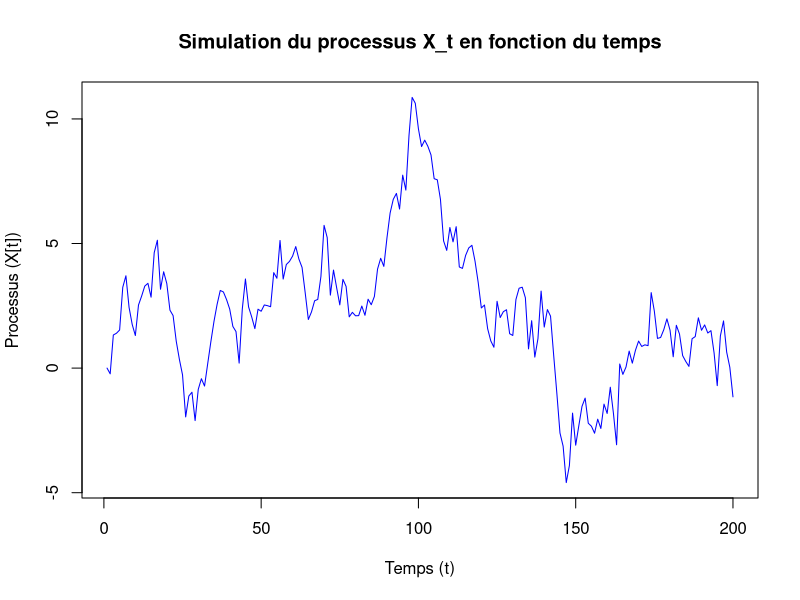
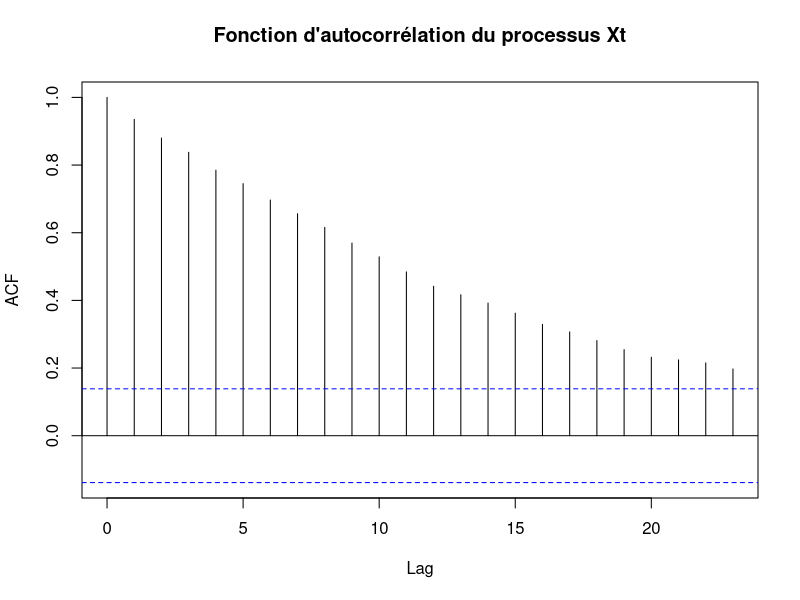
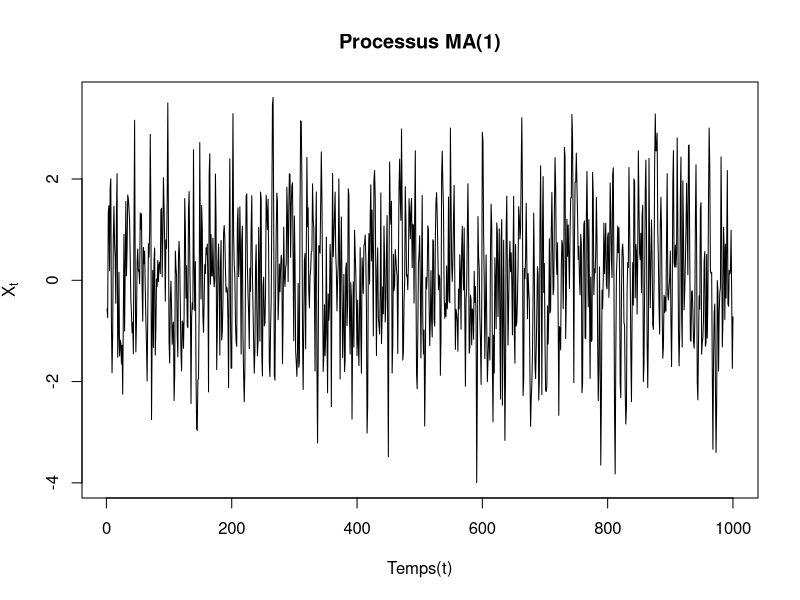
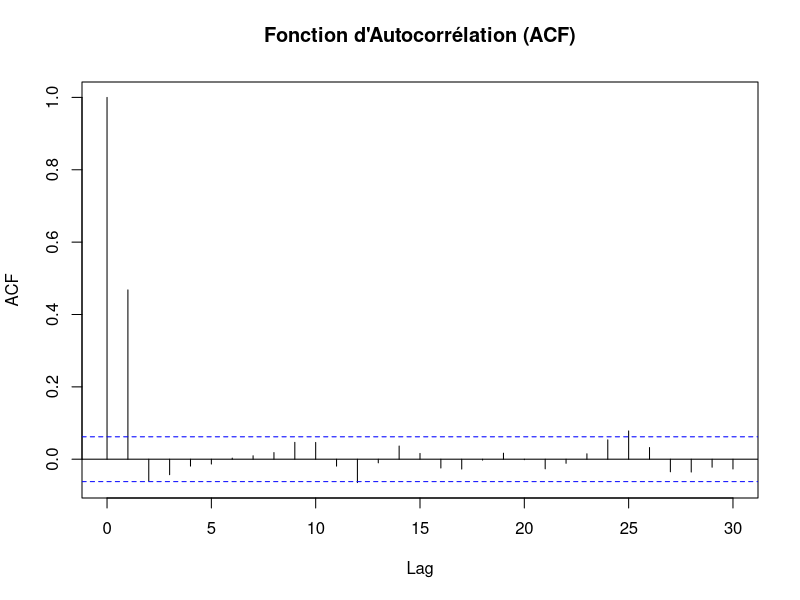
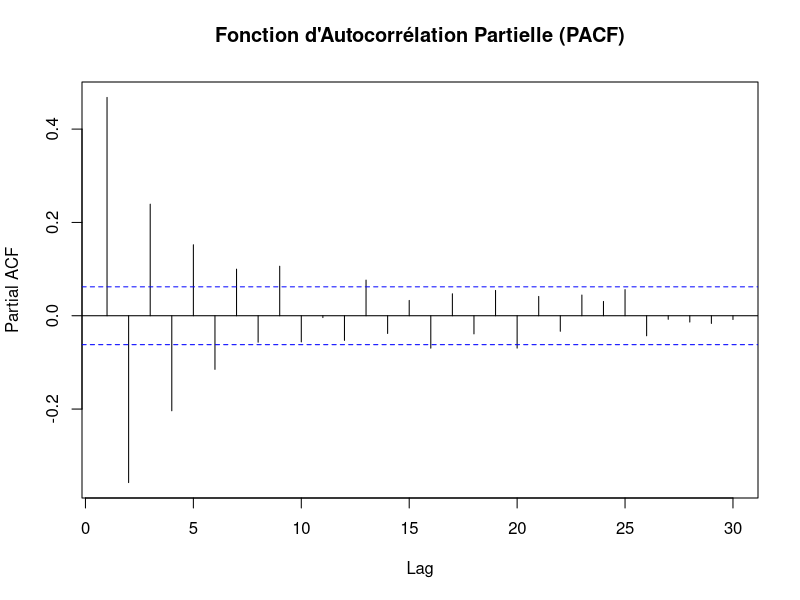
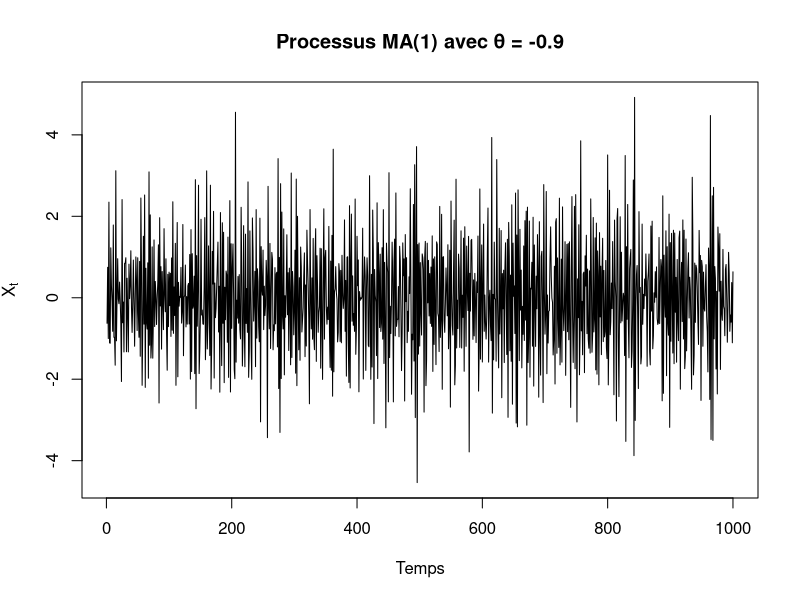
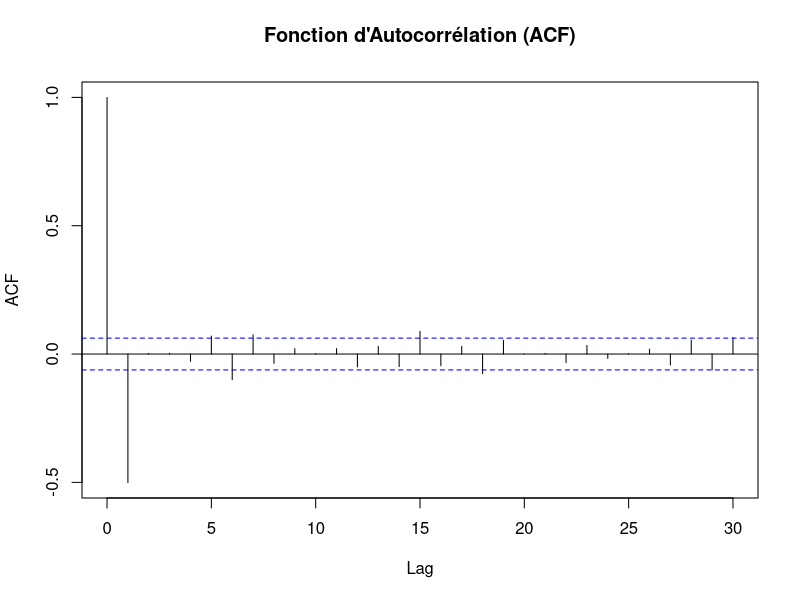
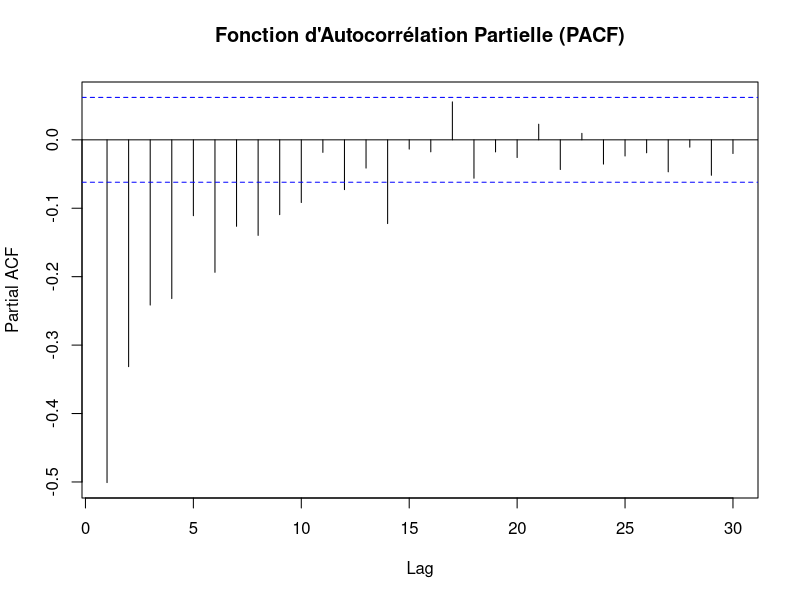

These charts were generated, in order, by the following R code:
## ---- chunk 1
# Charger les bibliothèques nécessaires
library(stats)
## ---- chunk 2
# Paramètres
n <- 200
sigma <- 1

# Initialisation du processus
Xt <- numeric(n)
Xt[1] <- 0  # X0 = 0

# Simulation du processus
set.seed(123)  # Pour la reproductibilité
epsilon <- rnorm(n, mean = 0, sd = sigma)

for (t in 2:n) {
  Xt[t] <- Xt[t - 1] + epsilon[t]
}
## ---- chunk 3
# Tracé du processus en fonction du temps
plot(Xt, type = "l", col = "blue", xlab = "Temps (t)", ylab = "Processus (X[t])", main = "Simulation du processus X_t en fonction du temps")

## ---- chunk 4
# Tracé de la fonction d'autocorrélation
acf(Xt, main = "Fonction d'autocorrélation du processus Xt")
## ---- chunk 5
# Paramètres
theta <- 0.9  # Coefficient MA(1)
n <- 1000     # Nombre d'observations

# Simuler un processus MA(1)
set.seed(123)  # Pour la reproductibilité
epsilon <- rnorm(n, mean = 0, sd = 1)  # Erreurs blanches

# Initialiser le vecteur Xt
Xt <- numeric(n)
# Boucle pour simuler le processus MA(1)
for (t in 1:n) {
  if (t == 1) {
    Xt[t] <- epsilon[t]  # Pour t = 1, pas d'ε_{t-1}
  } else {
    Xt[t] <- epsilon[t] + theta * epsilon[t - 1]  # Ajout de ε_t et θ * ε_{t-1}
  }
}

# Tracer le processus simulé
ts.plot(Xt, main = "Processus MA(1)", ylab = expression(X[t]), xlab = "Temps(t)", col='black', type='l')

## ---- chunk 6
# Tracer la fonction d'autocorrélation (ACF)
acf(Xt, main = "Fonction d'Autocorrélation (ACF)")

# Tracer la fonction d'autocorrélation partielle (PACF)
pacf(Xt, main = "Fonction d'Autocorrélation Partielle (PACF)")

## ---- chunk 7
# Paramètres
theta <- -0.9  # Coefficient MA(1)
n <- 1000      # Nombre d'observations

# Simuler un processus MA(1)
set.seed(1)  # Pour la reproductibilité
epsilon <- rnorm(n, mean = 0, sd = 1)  # Erreurs blanches

# Initialiser le vecteur Xt
Xt <- numeric(n)

# Boucle pour simuler le processus MA(1)
for (t in 1:n) {
  if (t == 1) {
    Xt[t] <- epsilon[t]  # Pour t = 1, pas d'ε_{t-1}
  } else {
    Xt[t] <- epsilon[t] + theta * epsilon[t - 1]  # Ajout de ε_t et θ * ε_{t-1}
  }
}
## ---- chunk 8
# Tracer le processus simulé
ts.plot(Xt, main = "Processus MA(1) avec θ = -0.9", ylab = expression(X[t]), xlab = "Temps")
## ---- chunk 9
# Tracer la fonction d'autocorrélation (ACF)
acf(Xt, main = "Fonction d'Autocorrélation (ACF)")

# Tracer la fonction d'autocorrélation partielle (PACF)
pacf(Xt, main = "Fonction d'Autocorrélation Partielle (PACF)")
## ---- chunk 10
# Paramètres
theta1 <- 0.3  # Coefficient MA(1)
theta2 <- -0.4  # Coefficient MA(2)
n <- 1000       # Nombre d'observations

# Simuler un processus MA(2)
set.seed(123)  # Pour la reproductibilité
epsilon <- rnorm(n, mean = 0, sd = 1)  # Erreurs blanches

# Initialiser le vecteur Xt
Xt <- numeric(n)

# Boucle pour simuler le processus MA(2)
for (t in 1:n) {
  if (t == 1) {
    Xt[t] <- epsilon[t]  # Pour t = 1, pas de ε_{t-1} ni ε_{t-2}
  } else if (t == 2) {
    Xt[t] <- epsilon[t] + theta1 * epsilon[t - 1]  # Pour t = 2, pas de ε_{t-2}
  } else {
    Xt[t] <- epsilon[t] + theta1 * epsilon[t - 1] + theta2 * epsilon[t - 2]  # MA(2) complet
  }
}
## ---- chunk 11
# Tracer le processus simulé
ts.plot(Xt, main = "Processus MA(2) avec θ1 = 0.3 et θ2 = -0.4", ylab = expression(X[t]), xlab = "Temps")
## ---- chunk 12
# Tracer la fonction d'autocorrélation (ACF)
acf(Xt, main = "Fonction d'Autocorrélation (ACF)")

# Tracer la fonction d'autocorrélation partielle (PACF)
pacf(Xt, main = "Fonction d'Autocorrélation Partielle (PACF)")
## ---- chunk 13

# Paramètres
phi <- 0.7  # Coefficient AR(1)
n <- 1000   # Nombre d'observations

# Simuler un processus AR(1)
set.seed(123)  # Pour la reproductibilité
epsilon <- rnorm(n, mean = 0, sd = 1)  # Bruit blanc
Xt <- numeric(n)  # Initialisation du processus

# Boucle pour simuler le processus AR(1)
Xt[1] <- epsilon[1]  # Condition initiale
for (t in 2:n) {
  Xt[t] <- phi * Xt[t - 1] + epsilon[t]
}

# Tracer le processus simulé
ts.plot(Xt, main = "Processus AR(1) avec φ = 0.7", ylab = expression(X[t]), xlab = "Temps")

# Tracer la fonction d'autocorrélation (ACF)
acf(Xt, main = "Fonction d'Autocorrélation (ACF)")

# Tracer la fonction d'autocorrélation partielle (PACF)
pacf(Xt, main = "Fonction d'Autocorrélation Partielle (PACF)")
## ---- chunk 14

# Paramètres
phi <- -0.7  # Coefficient AR(1)
n <- 1000   # Nombre d'observations

# Simuler un processus AR(1)
set.seed(123)  # Pour la reproductibilité
epsilon <- rnorm(n, mean = 0, sd = 1)  # Bruit blanc
Xt <- numeric(n)  # Initialisation du processus

# Boucle pour simuler le processus AR(1)
Xt[1] <- epsilon[1]  # Condition initiale
for (t in 2:n) {
  Xt[t] <- phi * Xt[t - 1] + epsilon[t]
}

# Tracer le processus simulé
ts.plot(Xt, main = "Processus AR(1) avec φ = -0.7", ylab = expression(X[t]), xlab = "Temps")

# Tracer la fonction d'autocorrélation (ACF)
acf(Xt, main = "Fonction d'Autocorrélation (ACF)")

# Tracer la fonction d'autocorrélation partielle (PACF)
pacf(Xt, main = "Fonction d'Autocorrélation Partielle (PACF)")
## ---- chunk 15
# Paramètres
phi <- 0.99  # Coefficient AR(1)
n1 <- 200    # Nombre d'observations pour la première simulation
n2 <- 1000   # Nombre d'observations pour la deuxième simulation

# Fonction pour simuler le processus AR(1) et tracer les résultats
simulate_ar1 <- function(n, phi) {
  set.seed(123)  # Pour la reproductibilité
  epsilon <- rnorm(n, mean = 0, sd = 1)  # Bruit blanc
  Xt <- numeric(n)  # Initialisation du processus
  
  # Boucle pour simuler le processus AR(1)
  Xt[1] <- epsilon[1]  # Condition initiale
  for (t in 2:n) {
    Xt[t] <- phi * Xt[t - 1] + epsilon[t]
  }
  
  # Tracer le processus simulé
  ts.plot(Xt, main = paste("Processus AR(1) avec φ =", phi, ", n =", n), 
          ylab = expression(X[t]), xlab = "Temps")
  
  # Tracer la fonction d'autocorrélation (ACF)
  acf(Xt, main = paste("Fonction d'Autocorrélation (ACF) avec n =", n))
  
  # Tracer la fonction d'autocorrélation partielle (PACF)
  pacf(Xt, main = paste("Fonction d'Autocorrélation Partielle (PACF) avec n =", n))
}

# Simulation avec n = 200
simulate_ar1(n1, phi)

# Simulation avec n = 1000
simulate_ar1(n2, phi)
## ---- chunk 16
# Paramètres du processus AR(2)
phi1 <- 1.2
phi2 <- -0.35

# Calcul des racines de l'équation caractéristique
roots <- polyroot(c(1, -phi1, -phi2))

# Affichage des racines et de leurs modules
cat("Racines :", roots, "\n")
cat("Modules des racines :", Mod(roots), "\n")
## ---- chunk 17
set.seed(123)  # Pour la reproductibilité

# Paramètres et simulation du processus AR(2)
n <- 1000
epsilon <- rnorm(n)  # Bruit blanc
Xt <- numeric(n)

# Initialisation des deux premiers termes
Xt[1] <- epsilon[1]
Xt[2] <- phi1 * Xt[1] + epsilon[2]

# Boucle pour générer la série
for (t in 3:n) {
  Xt[t] <- phi1 * Xt[t - 1] + phi2 * Xt[t - 2] + epsilon[t]
}

# Tracé de la série simulée
plot(Xt, type = "l", main = "Processus AR(2) simulé", xlab = "Temps", ylab = expression(X[t]))

# Tracé des fonctions d’autocorrélation et d’autocorrélation partielle
acf(Xt, main = "Fonction d'Autocorrélation (ACF)")
pacf(Xt, main = "Fonction d'Autocorrélation Partielle (PACF)")
## ---- chunk 18
# Fonction d’autocovariance empirique
gamma_hat <- acf(Xt, type = "covariance", plot = TRUE)$acf

# Affichage de l’autocovariance et de l’autocorrélation empiriques
cat("Fonction d'autocovariance empirique (jusqu'au lag 10) :", gamma_hat[1:10], "\n")
acf(Xt, main = "Fonction d'autocorrélation empirique")
## ---- chunk 19
# Paramètres du processus AR(2)
phi1 <- 0.5
phi2 <- 0.24

# Calcul des racines de l'équation caractéristique
roots <- polyroot(c(1, -phi1, -phi2))

# Affichage des racines et de leurs modules
cat("Racines :", roots, "\n")
cat("Modules des racines :", Mod(roots), "\n")
## ---- chunk 20
set.seed(123)  # Pour la reproductibilité

# Paramètres et simulation du processus AR(2)
n <- 1000
epsilon <- rnorm(n)  # Bruit blanc
Xt <- numeric(n)

# Initialisation des deux premiers termes
Xt[1] <- epsilon[1]
Xt[2] <- phi1 * Xt[1] + epsilon[2]

# Boucle pour générer la série
for (t in 3:n) {
  Xt[t] <- phi1 * Xt[t - 1] + phi2 * Xt[t - 2] + epsilon[t]
}

# Tracé de la série simulée
plot(Xt, type = "l", main = "Processus AR(2) simulé", xlab = "Temps", ylab = expression(X[t]))

# Tracé des fonctions d'autocorrélation et d'autocorrélation partielle
acf(Xt, main = "Fonction d'Autocorrélation (ACF)")
pacf(Xt, main = "Fonction d'Autocorrélation Partielle (PACF)")

## ---- chunk 21
# Fonction d'autocovariance empirique
gamma_hat <- acf(Xt, type = "covariance", plot = T)$acf

# Affichage de l'autocovariance et de l'autocorrélation empiriques
cat("Fonction d'autocovariance empirique (jusqu'au lag 10) :", gamma_hat[1:10], "\n")
acf(Xt, main = "Fonction d'autocorrélation empirique")
## ---- chunk 22
set.seed(123)  # Pour la reproductibilité

# Paramètres du processus ARMA(1,1)
phi <- -0.5
theta <- 0.25
n <- 1000

# Génération du bruit blanc
epsilon <- rnorm(n)

# Initialisation de la série
Xt <- numeric(n)

# Boucle pour générer le processus ARMA(1,1)
Xt[1] <- epsilon[1]
for (t in 2:n) {
  Xt[t] <- phi * Xt[t - 1] + epsilon[t] + theta * ifelse(t > 2, epsilon[t - 1], 0)
}

# Tracé de la série simulée
plot(Xt, type = "l", main = "Processus ARMA(1,1) simulé", xlab = "Temps", ylab = expression(X[t]))

# Tracé des fonctions d’autocorrélation et d’autocorrélation partielle
acf(Xt, main = "Fonction d'Autocorrélation (ACF)")
pacf(Xt, main = "Fonction d'Autocorrélation Partielle (PACF)")
## ---- chunk 23
# Fonction d'autocovariance empirique
gamma_hat <- acf(Xt, type = "covariance", plot = T)$acf

# Affichage de l'autocovariance empirique (jusqu'au lag 10)
cat("Fonction d'autocovariance empirique (jusqu'au lag 10) :", gamma_hat[1:10], "\n")
acf(Xt, main = "Fonction d'autocorrélation empirique")
## ---- chunk 24
# Paramètres du processus
phi1 <- -0.5
phi2 <- 0.4

# Calcul des racines de l'équation caractéristique
roots <- polyroot(c(1, -phi1, -phi2))

# Affichage des racines et de leurs modules
cat("Racines :", roots, "\n")
cat("Modules des racines :", Mod(roots), "\n")
## ---- chunk 25
# Paramètres du processus
theta <- 0.25

# Calcul des racines de l'équation caractéristique
roots <- polyroot(c(1, theta))

# Affichage des racines et de leurs modules
cat("Racines :", roots, "\n")
cat("Modules des racines :", Mod(roots), "\n")
## ---- chunk 26
# Paramètres du processus
phi1 <- -0.5
phi2 <- 0.4
theta <- 0.25
n <- 1000  # Nombre d'observations

# Génération du bruit blanc
set.seed(123)  # Pour la reproductibilité
epsilon <- rnorm(n)

# Initialisation de la série
Xt <- numeric(n)

# Boucle pour générer le processus ARMA(2,1)
for (t in 3:n) {
  Xt[t] <- phi1 * Xt[t - 1] + phi2 * Xt[t - 2] + epsilon[t] + theta * epsilon[t - 1]
}
# Tracé de la série simulée
plot(Xt, type = "l", main = "Processus ARMA(2,1) simulé", xlab = "Temps", ylab = expression(X[t]))
## ---- chunk 27
# Tracé des fonctions d’autocorrélation et d’autocorrélation partielle
acf(Xt, main = "Fonction d'Autocorrélation (ACF)")
pacf(Xt, main = "Fonction d'Autocorrélation Partielle (PACF)")
